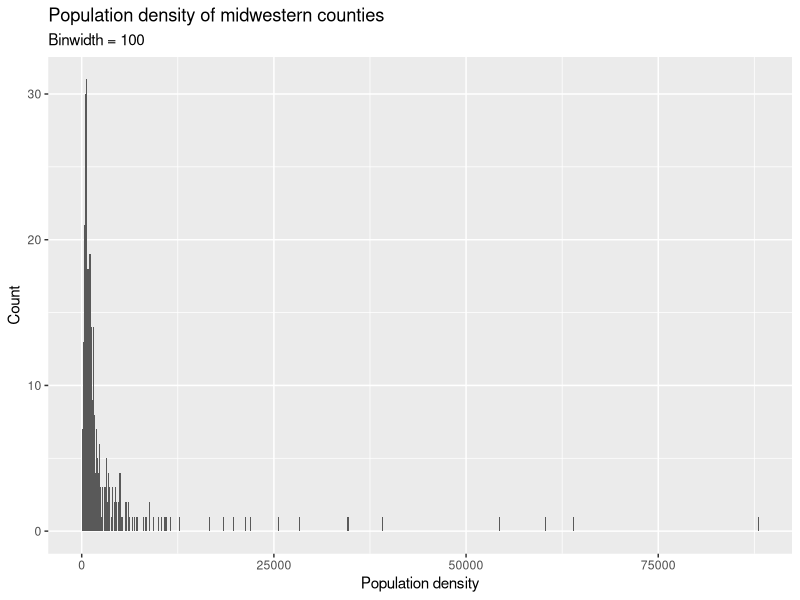
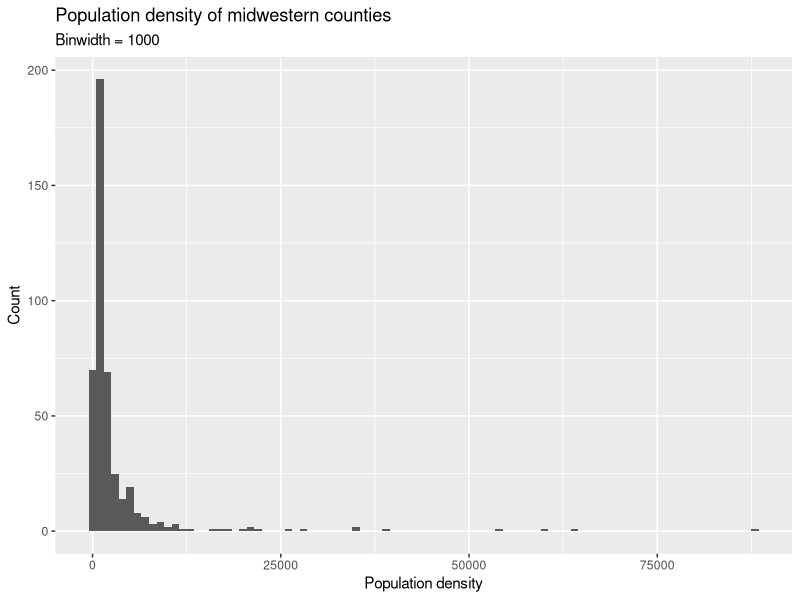
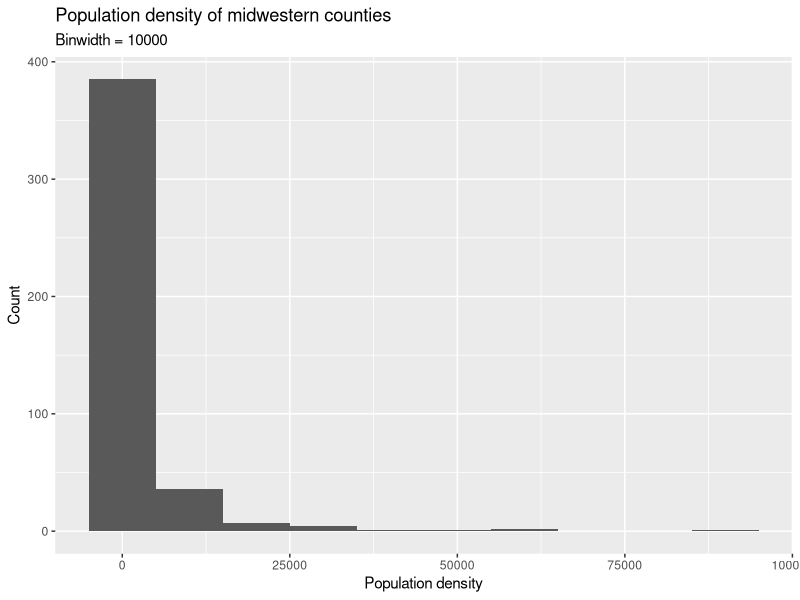
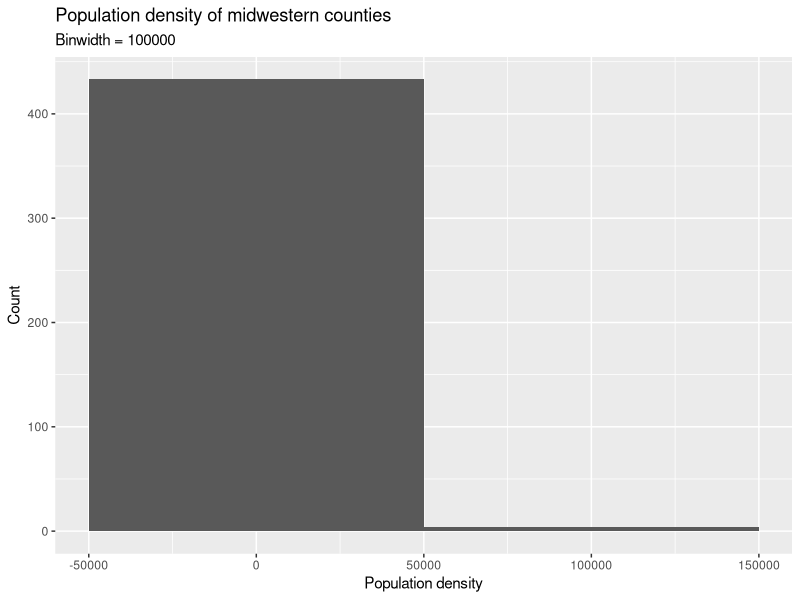
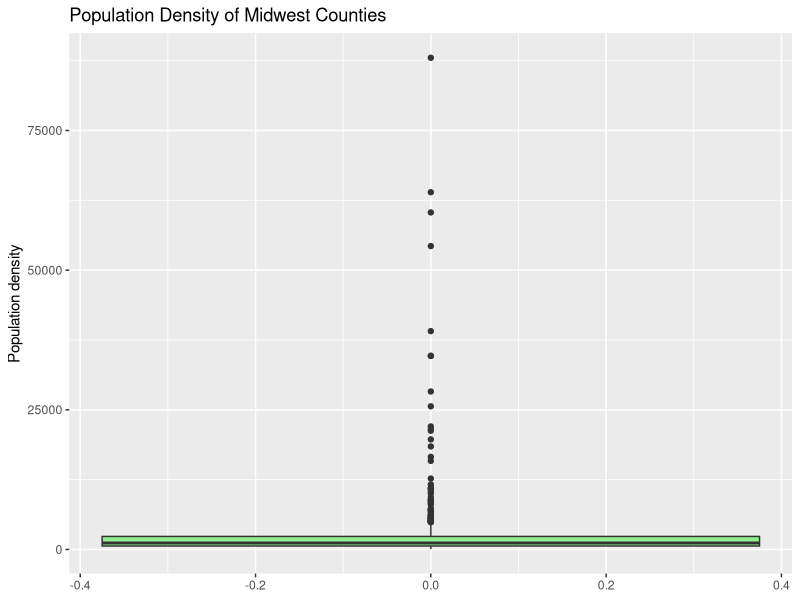
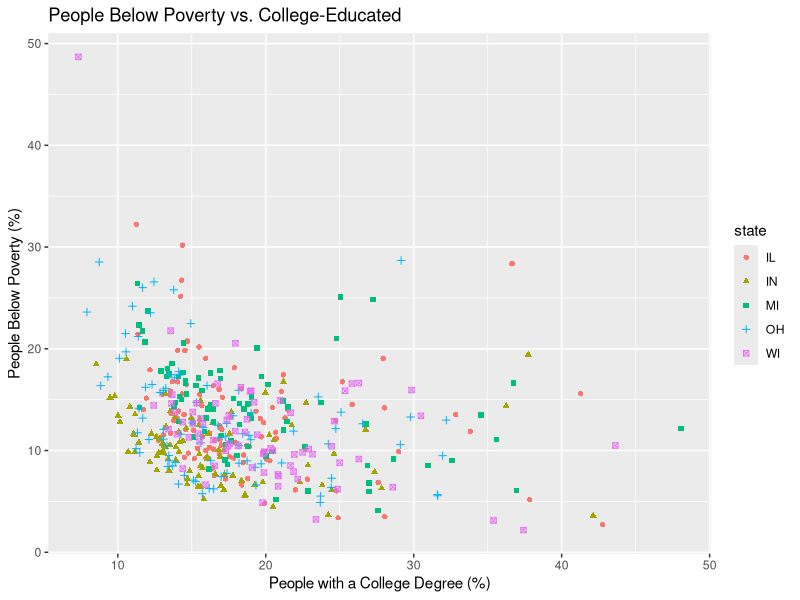
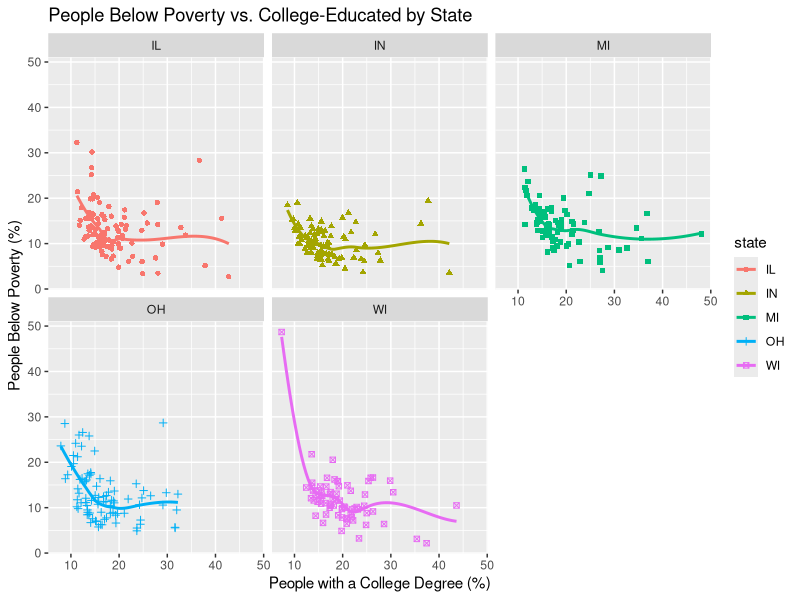
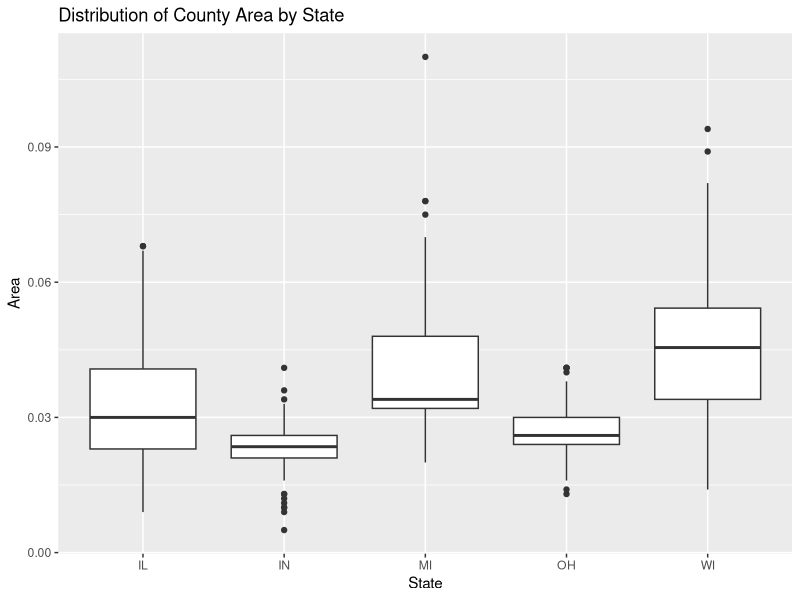

The R script that drew these images, in order:
## ---- chunk 1
1 + 1
## ---- chunk 2
#| echo: false
2 * 2
## ---- chunk 3
library(tidyverse)
## ---- chunk 4
ggplot(midwest, aes(x = popdensity)) + 
  geom_histogram(binwidth = 100) + 
  labs(x = "Population density", 
       y = "Count", 
       title = "Population density of midwestern counties",
       subtitle = "Binwidth = 100")
## ---- chunk 5
ggplot(midwest, aes(x = popdensity)) + 
  geom_histogram(binwidth = 1000) + 
  labs(x = "Population density", 
       y = "Count", 
       title = "Population density of midwestern counties",
       subtitle = "Binwidth = 1000")
## ---- chunk 6
ggplot(midwest, aes(x = popdensity)) + 
  geom_histogram(binwidth = 10000) + 
  labs(x = "Population density", 
       y = "Count", 
       title = "Population density of midwestern counties",
       subtitle = "Binwidth = 10000")
## ---- chunk 7
ggplot(midwest, aes(x = popdensity)) + 
  geom_histogram(binwidth = 100000) + 
  labs(x = "Population density", 
       y = "Count", 
       title = "Population density of midwestern counties",
       subtitle = "Binwidth = 100000")
## ---- chunk 8
ggplot(midwest, aes(y = popdensity)) + 
  geom_boxplot(fill = "lightgreen") + 
  labs(
    y = "Population density",
    title = "Population Density of Midwest Counties")
## ---- chunk 9
ggplot(midwest, aes(x = percollege, y = percbelowpoverty, color = state, shape = state)) + 
  geom_point() + 
  labs(
    x = "People with a College Degree (%)", 
    y = "People Below Poverty (%)", 
    title = "People Below Poverty vs. College-Educated")
## ---- chunk 10
ggplot(midwest, aes(x = percollege, y = percbelowpoverty, color = state, shape = state)) + 
  geom_point() + 
  geom_smooth(se = FALSE) + 
  facet_wrap(~state) + 
  labs(
    x = "People with a College Degree (%)", 
    y = "People Below Poverty (%)", 
    title = "People Below Poverty vs. College-Educated by State")
## ---- chunk 11
ggplot(midwest, aes(x = state, y = area)) + 
  geom_boxplot() + 
  labs(
    x = "State", 
    y = "Area",
    title = "Distribution of County Area by State")
## ---- chunk 12
midwest <- midwest |>
  mutate(metro = if_else(inmetro == 1, "Yes", "No"))

ggplot(midwest, aes(x = state, fill = metro)) + 
  geom_bar(position = "fill") + 
  labs(x = "State", 
       y = "Proportion of Counties",
       title = "Proportion of Counties in Metropolitan Areas by State")
## ---- chunk 13
ggplot(midwest, aes(x = percollege, y = percbelowpoverty, color = percwhite)) + 
  geom_point(size = 2, alpha = 0.5) + 
  facet_wrap(~state) + 
  scale_color_gradient(low='black', high='blue') + 
  labs(
    x='% college educated', 
    y='% below poverty line',
    title='Percentage of White People Below Poverty vs. \nCollege-Educated by State',
    color = "% white") + 
  theme_minimal()
